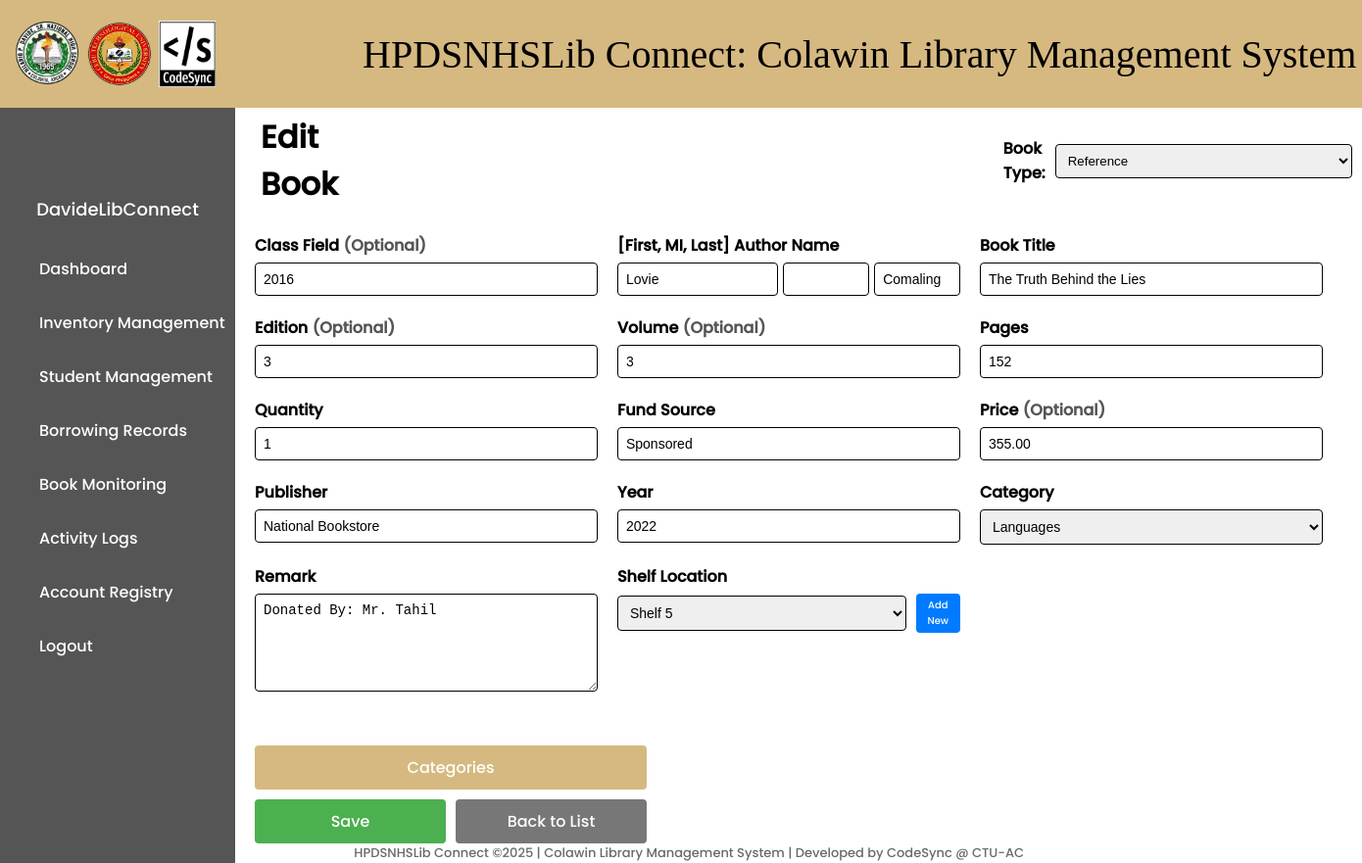
/books/update/C-001/ (signed in), run on an earlier commit of the app's database.
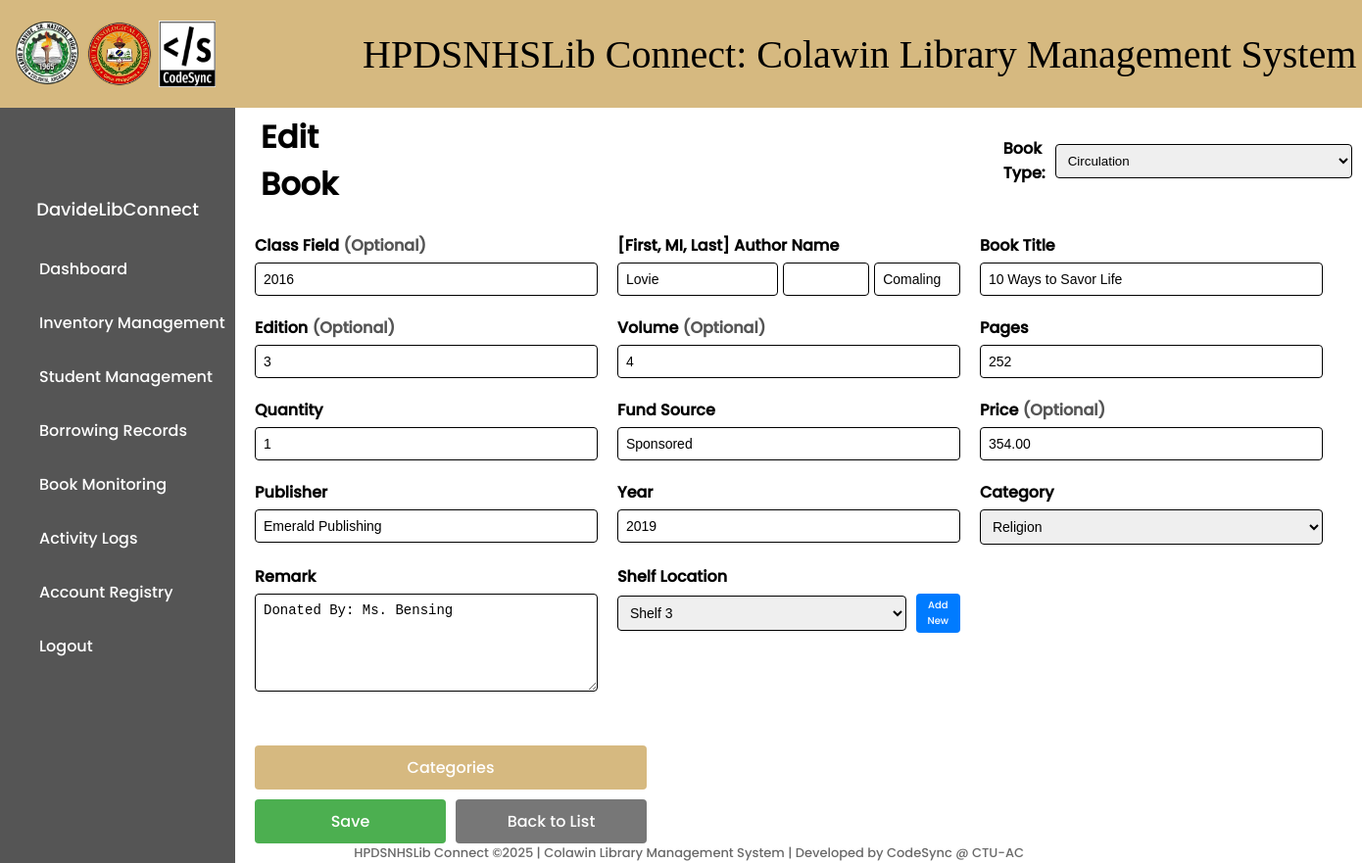
And on a later commit of the database.
### library/models.py (models this page shows, shortened)
class BookInventory(models.Model):
    BOOK_TYPE_CHOICES = [
        ('Circulation', 'Circulation'),
        ('Reference', 'Reference'),
        ('Novel', 'Novel'),
        ('Research/Academic', 'Research/Academic'),
        ('Encyclopedia', 'Encyclopedia'),
        ('Dictionary', 'Dictionary'),
        ('Year Book', 'Year Book'),
    ]
    book_number = models.CharField(max_length=10, primary_key=True)
    record_date = models.DateTimeField(auto_now_add=True)
    class_field = models.CharField(max_length=100, blank=True, null=True)
    author = models.CharField(max_length=200, blank=True, null=True)
    book_title = models.CharField(max_length=200)
    edition = models.CharField(max_length=50, blank=True, null=True)
    volume = models.CharField(max_length=50, blank=True, null=True)
    pages = models.IntegerField(blank=True, null=True)
    quantity = models.PositiveIntegerField(default=1)
    fund_source = models.CharField(max_length=100, blank=True, null=True)
    price = models.DecimalField(max_digits=10, decimal_places=2, blank=True, null=True)
    publisher = models.CharField(max_length=200, blank=True, null=True)
    year = models.IntegerField(blank=True, null=True)
    remark = models.TextField(blank=True, null=True)
    book_type = models.CharField(max_length=50, choices=BOOK_TYPE_CHOICES, default='Circulation')  # New field
    category = models.ForeignKey(Category, on_delete=models.CASCADE)
    location = models.ForeignKey(Location, on_delete=models.SET_NULL, blank=True, null=True, default=1)
    qr_code = models.ImageField(upload_to='qr_codes/', blank=True, null=True)
    status = models.CharField(max_length=50, default='Available')

class Location(models.Model):
    name = models.CharField(max_length=200, unique=True)

### library/views.py (the view)
# urls.py: path('books/update/<str:book_number>/', views.book_update, name='book-update'),
@login_required
def book_update(request, book_number):
    book = get_object_or_404(BookInventory, book_number=book_number)
    if request.method == 'POST':
        form = BookInventoryForm(request.POST, instance=book)
        if form.is_valid():
            form.save()
            return redirect('book-list')
    else:
        form = BookInventoryForm(instance=book)
    locations = Location.objects.all()  # Fetch all locations
    categories = Category.objects.all()  # Fetch all categories
    return render(request, 'library/book_form.html', {'form': form, 'categories': categories, 'locations': locations})

### library/context_processors.py (called while the page is built)
def navbar_context(request):
    username = None
    if request.user.is_authenticated:
        username = request.user.username
    return {'username': username}

### library/models.py (called while the page is built)
    def __str__(self):
        return self.name

### library/templates/library/book_form.html (shortened to what the changed rows need)
{% extends 'main.html' %}
{% load static %}
{% block content %}
<!DOCTYPE html>
<html>
<head>
</head>
<body>
    <div class="main-content">
        <form method="post">
            <div style="display: flex; justify-content: space-between; align-items: center; gap: 673px">
                <h1>{{ form.instance.pk|yesno:"Edit,Add" }} Book</h1>
                <div class="book-type-wrapper" style="display: flex; align-items: center; gap: 10px;">
                    <label for="id_book_type" style="margin: 0; font-weight: bold;">Book Type:</label>
                    <select id="id_book_type" name="book_type" class="form-control" style="
                    width: auto;
                    min-width: 303px;
                    padding: 8px;
                    border-radius: 4px;
                    border: solid 1px black;">
                        {% for choice in form.fields.book_type.choices %}
                        <option value="{{ choice.0 }}" {% if form.instance.book_type == choice.0 %}selected{% endif %}>
                            {{ choice.1 }}
                        </option>
                        {% endfor %}
                    </select>
                </div>
            </div>
            <div class="form-group">
                <label for="id_class_field">Class Field <span style="color: #555;">(Optional)</span></label>
                {{ form.class_field }}
            </div>
            <div class="form-group">
                <label for="id_book_title">Book Title</label>
                {{ form.book_title }}
            </div>
            <div class="form-group">
                <label for="id_edition">Edition <span style="color: #555;">(Optional)</span></label>
                {{ form.edition }}
            </div>
            <div class="form-group">
                <label for="id_volume">Volume <span style="color: #555;">(Optional)</span></label>
                {{ form.volume }}
            </div>
            <div class="form-group">
                <label for="id_pages">Pages</label>
                {{ form.pages }}
            </div>
            <div class="form-group">
                <label for="id_quantity">Quantity</label>
                {{ form.quantity }}
            </div>
            <div class="form-group">
                <label for="id_fund_source">Fund Source</label>
                {{ form.fund_source }}
            </div>
            <div class="form-group">
                <label for="id_price">Price <span style="color: #555;">(Optional)</span></label>
                {{ form.price }}
            </div>
            <div class="form-group">
                <label for="id_publisher">Publisher</label>
                {{ form.publisher }}
            </div>
            <div class="form-group">
                <label for="id_year">Year</label>
                {{ form.year }}
            </div>
            <div class="form-group">
                <label for="id_category">Category</label>
                {{ form.category }}
            </div>
            <div class="form-group">
                <label for="id_remark">Remark</label>
                {{ form.remark }}
            </div>
            <div class="form-group">
                <div style="display: flex; align-items: center; gap: 10px;">
                    <select id="id_location" name="location" class="form-control">
                        {% for location in locations %}
                        <option value="{{ location.id }}" {% if form.instance.location and location.id == form.instance.location.id %}selected{% endif %}>
                            {{ location.name }}
                        </option>
                        {% endfor %}
                    </select>
                    <button type="button" class="btn btn-secondary" onclick="toggleNewLocationInput()">Add New</button>
                </div>
            </div>
            <div class="form-actions">
                <div class="buttns" style="display: flex; flex-direction: row; margin-top: 10px;">
                <button type="submit" class="btn-save" style="font-family: 'Poppins', sans-serif; width: 195px;" >{{ form.instance.pk|yesno:"Save,Create" }}</button>
                <a href="{% url 'book-list' %}" class="btn-back" >Back to List</a>
            </div>
            </div>
        </form>
    </div>
</body>
</html>
{% endblock %}

What changed in the data, as far as the page shows it:
changed BookInventory "Edit": book_type "Reference" → "Circulation"; book_title "The Truth Behind the Lies" → "10 Ways to Savor Life"; volume "3" → "4"; pages "152" → "252"; price "355.00" → "354.00"; publisher "National Bookstore" → "Emerald Publishing"; year "2022" → "2019"; category "Languages" → "Religion"; remark "Donated By: Mr. Tahil" → "Donated By: Ms. Bensing"; location "Shelf 5" → "Shelf 3"
